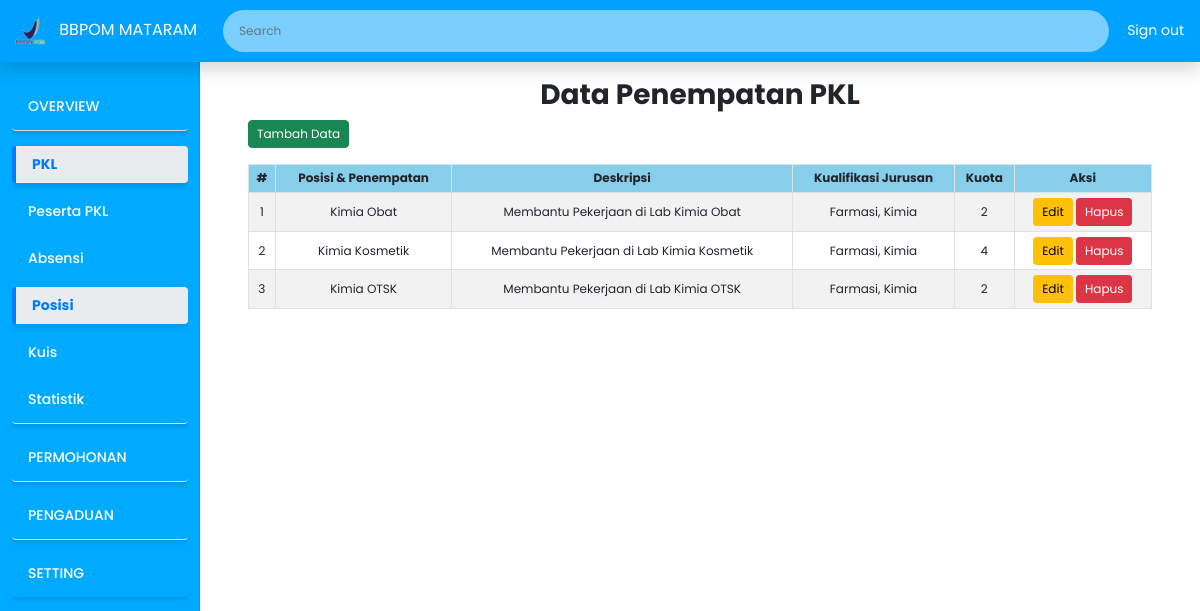
The app's page /admin_pkl_posisi.php (signed in) with its own data.
### tables this page shows
CREATE TABLE `penempatan_pkl` (
  `id` int(15) NOT NULL,
  `posisi` varchar(50) NOT NULL,
  `deskripsi` varchar(70) NOT NULL,
  `jurusan` text NOT NULL,
  `kuota` int(5) NOT NULL,
  `gambar` text NOT NULL
);

### admin_pkl_posisi.php (the view, shortened to what this page needs)
<?php
include('koneksi.php');
$sql_0 = mysqli_query($conn, "SELECT * FROM `tb_seo` WHERE id = 1");
$s0 = mysqli_fetch_array($sql_0);
$urlweb = $s0['urlweb'];
$search = isset($_GET['search']) ? mysqli_real_escape_string($conn, $_GET['search']) : '';
$sql = "SELECT * FROM penempatan_pkl WHERE
        posisi LIKE '%$search%' OR
        deskripsi LIKE '%$search%' OR
        jurusan LIKE '%$search%' OR
        kuota LIKE '%$search%'";
$result = mysqli_query($conn, $sql);
?>
<!DOCTYPE html>
<html lang="en">
<head>
    <link rel="stylesheet" href="https://cdn.jsdelivr.net/npm/sweetalert2@11/dist/sweetalert2.min.css">
    <link href="https://cdn.jsdelivr.net/npm/bootstrap@5.0.2/dist/css/bootstrap.min.css" rel="stylesheet"
>
    <link rel="stylesheet" href="Asset/CSS/custom2.css">
</head>
<body>
<?php include 'header_admin.php'; ?>
    <div class="container-fluid">
        <div class="row">
        <?php include('sidebar_admin.php'); ?>
            <div class="col-md-9 ms-sm-auto col-lg-10 px-md-4 main-content">
                <div class="container mt-2">
                    <div class="text-center">
                        <h3 class="fw-bold">Data Penempatan PKL</h3>
                    </div>
                    <div class="d-flex justify-content-start mb-3">
                        <a href="function/tambah.php" class="btn btn-success">Tambah Data</a>
                    </div>
                    <div class="table-responsive">
                        <table class="table table-bordered table-striped table-hover text-center">
                            <thead class="table" style="background-color: skyblue;">
                                <tr>
                                    <th>#</th>
                                    <th>Posisi & Penempatan</th>
                                    <th>Deskripsi</th>
                                    <th>Kualifikasi Jurusan</th>
                                    <th>Kuota</th>
                                    <th>Aksi</th>
                                </tr>
                            </thead>
                            <tbody>
                                <?php
                                $no = 1;
                                while ($row2 = mysqli_fetch_assoc($result)) {
                                    echo "<tr>";
                                    echo "<td>{$no}</td>";
                                    echo "<td>{$row2['posisi']}</td>";
                                    echo "<td>{$row2['deskripsi']}</td>";
                                    echo "<td>{$row2['jurusan']}</td>";
                                    echo "<td>{$row2['kuota']}</td>";
                                    echo "<td>
                                        <form action='$urlweb/function/edit.php' method='post' style='display:inline-block;'>
                                            <input type='hidden' name='id' value='{$row2['id']}'>
                                            <button type='submit' name='action' value='edit' class='btn btn-warning btn-sm'>Edit</button>
                                        </form>
                                        <form action='$urlweb/function/actions.php' method='post' style='display:inline-block;'>
                                            <input type='hidden' name='id' value='{$row2['id']}'>
                                            <button type='submit' name='action' value='delete' class='btn btn-danger btn-sm' onclick='return confirm(\"Apakah Anda yakin ingin menghapus data ini?\")'>Hapus</button>
                                        </form>
                                    </td>";
                                    echo "</tr>";
                                    $no++;
                                }
                                ?>
                            </tbody>
                        </table>
                    </div>
                </div>
            </div>
        </div>
</body>
</html>

### Asset/CSS/custom2.css (style rules this page uses)
body { font-size: 0.875rem; margin: 0; padding: 0; font-family: 'Poppins', sans-serif; }
.text-center { font-size: 20px; }
.main-content { padding-top: 70px; padding-left: 250px; }
.table { font-size: 0.75rem; }
.table th, .table td { padding: 0.3rem; vertical-align: middle; }
.btn { font-size: 0.75rem; padding: 0.25rem 0.5rem; }

### records on screen
penempatan_pkl: posisi "Kimia Obat", deskripsi "Membantu Pekerjaan di Lab Kimia Obat", jurusan "Farmasi, Kimia", kuota "2"
penempatan_pkl: posisi "Kimia Kosmetik", deskripsi "Membantu Pekerjaan di Lab Kimia Kosmetik", jurusan "Farmasi, Kimia", kuota "4"
penempatan_pkl: posisi "Kimia OTSK", deskripsi "Membantu Pekerjaan di Lab Kimia OTSK", jurusan "Farmasi, Kimia", kuota "2"

### other values on screen
$item['title'] "OVERVIEW"
$item['title'] "PKL"
$submenu['title'] "Peserta PKL"
$submenu['title'] "Absensi"
$submenu['title'] "Posisi"
$submenu['title'] "Kuis"
$submenu['title'] "Statistik"
$item['title'] "PERMOHONAN"
$item['title'] "PENGADUAN"
$item['title'] "SETTING"
